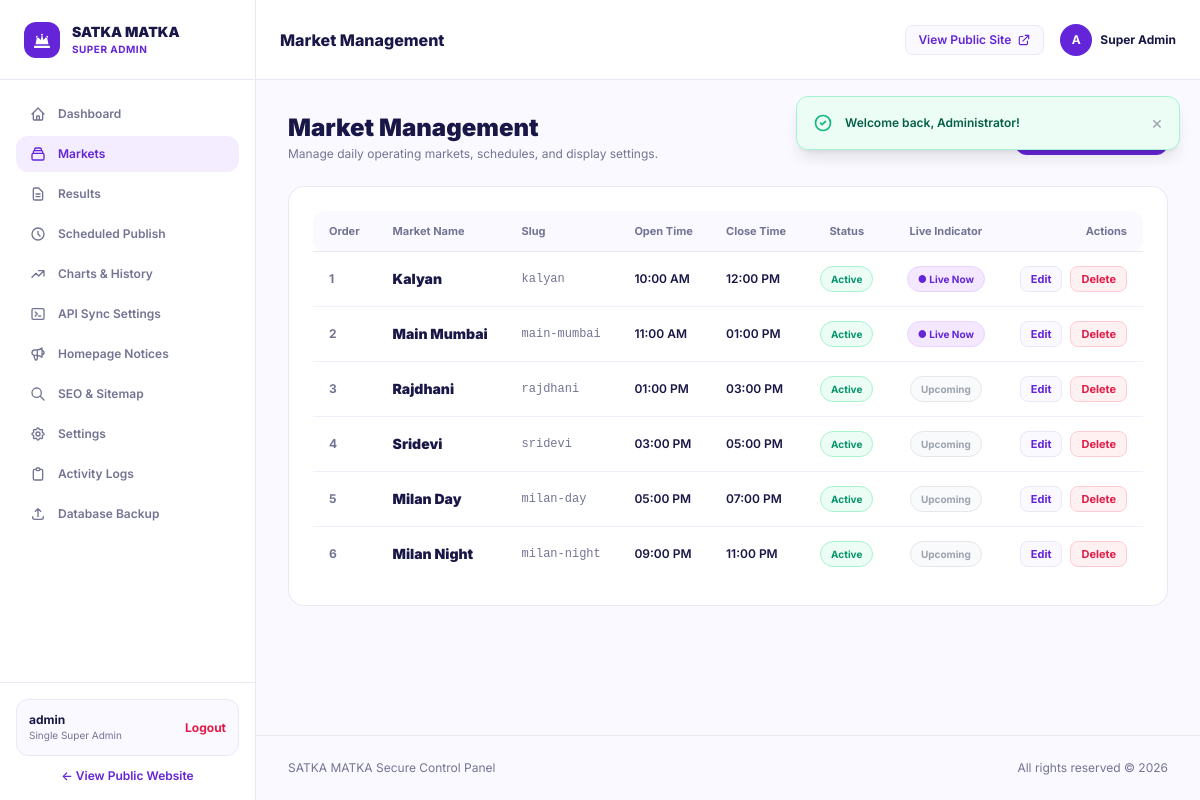
Page /admin/markets/index.php (signed in) on the committed database.
### tables this page shows
CREATE TABLE IF NOT EXISTS markets (
    id INT AUTO_INCREMENT PRIMARY KEY,
    name VARCHAR(100) NOT NULL,
    slug VARCHAR(120) NOT NULL UNIQUE,
    open_time VARCHAR(20) NOT NULL,
    close_time VARCHAR(20) NOT NULL,
    status VARCHAR(20) NOT NULL DEFAULT 'active',
    is_live TINYINT(1) NOT NULL DEFAULT 0,
    is_featured TINYINT(1) NOT NULL DEFAULT 1,
    display_order INT NOT NULL DEFAULT 0,
    seo_title VARCHAR(255) NULL,
    seo_description TEXT NULL,
    created_at DATETIME NOT NULL DEFAULT CURRENT_TIMESTAMP,
    updated_at DATETIME NOT NULL DEFAULT CURRENT_TIMESTAMP ON UPDATE CURRENT_TIMESTAMP
);

### app/models/Market.php (called while the page is built, shortened)
<?php
class Market {
    public static function all(string $status = ''): array {
        $pdo = Database::getConnection();
        if ($status) {
            $stmt = $pdo->prepare("SELECT * FROM markets WHERE status = ? ORDER BY display_order ASC, id ASC");
            $stmt->execute([$status]);
        } else {
            $stmt = $pdo->query("SELECT * FROM markets ORDER BY display_order ASC, id ASC");
        }
        return $stmt->fetchAll();
    }
}

### app/helpers/security.php (called while the page is built, shortened)
<?php
function e(?string $value): string {
    return htmlspecialchars($value ?? '', ENT_QUOTES | ENT_SUBSTITUTE, 'UTF-8');
}

### admin/markets/index.php (the view, shortened to what this page needs)
<?php
$markets = Market::all();
require __DIR__ . '/../includes/head.php';
require __DIR__ . '/../includes/sidebar.php';
?>
<div class="flex-1 flex flex-col min-w-0">
  <?php require __DIR__ . '/../includes/header.php'; ?>
  <?php require __DIR__ . '/../../includes/flash-message.php'; ?>
  <main class="p-6 sm:p-8 space-y-6 flex-1">
    <div class="flex flex-col sm:flex-row sm:items-center justify-between gap-4">
      <div>
        <h1 class="text-2xl font-black text-[#191747]">Market Management</h1>
        <p class="text-xs text-[#737493] mt-0.5">Manage daily operating markets, schedules, and display settings.</p>
      </div>
      <a href="/admin/markets/create.php" class="px-4 py-2.5 rounded-xl bg-[#6425D9] hover:bg-[#521ec2] text-white text-xs font-bold flex items-center gap-2 shadow-xs transition w-fit">
        <span>Add New Market</span>
      </a>
    </div>
    <div class="bg-white rounded-2xl border border-[#EAE8F5] p-6 shadow-xs overflow-hidden">
      <div class="overflow-x-auto">
        <table class="w-full text-left text-xs">
          <thead>
            <tr class="text-[#737493] border-b border-[#EAE8F5] text-[11px] bg-[#FAF9FF]">
              <th class="py-3 px-4 font-bold rounded-l-xl">Order</th>
              <th class="py-3 px-4 font-bold">Market Name</th>
              <th class="py-3 px-4 font-bold">Slug</th>
              <th class="py-3 px-4 font-bold">Open Time</th>
              <th class="py-3 px-4 font-bold">Close Time</th>
              <th class="py-3 px-4 font-bold text-center">Status</th>
              <th class="py-3 px-4 font-bold text-center">Live Indicator</th>
              <th class="py-3 px-4 font-bold text-right rounded-r-xl">Actions</th>
            </tr>
          </thead>
          <tbody class="divide-y divide-[#F3EDFF] text-[#191747]">
            <?php foreach ($markets as $m): ?>
              <tr class="hover:bg-[#FAF9FF] transition">
                <td class="py-3.5 px-4 font-bold text-[#737493]"><?= e($m['display_order']) ?></td>
                <td class="py-3.5 px-4 font-black text-sm"><?= e($m['name']) ?></td>
                <td class="py-3.5 px-4 text-[#737493] font-mono"><?= e($m['slug']) ?></td>
                <td class="py-3.5 px-4 font-semibold"><?= e($m['open_time']) ?></td>
                <td class="py-3.5 px-4 font-semibold"><?= e($m['close_time']) ?></td>
                <td class="py-3.5 px-4 text-center">
                  <a href="/admin/markets/status.php?id=<?= $m['id'] ?>&toggle=status" class="inline-block px-2.5 py-1 rounded-full text-[10px] font-bold <?= $m['status'] === 'active' ? 'bg-emerald-50 text-emerald-600 border border-emerald-200' : 'bg-gray-100 text-gray-500 border border-gray-200' ?>">
                    <?= ucfirst($m['status']) ?>
                  </a>
                </td>
                <td class="py-3.5 px-4 text-center">
                  <a href="/admin/markets/status.php?id=<?= $m['id'] ?>&toggle=live" class="inline-block px-2.5 py-1 rounded-full text-[10px] font-bold <?= !empty($m['is_live']) ? 'bg-purple-100 text-[#6425D9] border border-purple-200' : 'bg-gray-50 text-gray-400 border border-gray-200' ?>">
                    <?= !empty($m['is_live']) ? '● Live Now' : 'Upcoming' ?>
                  </a>
                </td>
                <td class="py-3.5 px-4 text-right">
                  <div class="flex items-center justify-end space-x-2">
                    <a href="/admin/markets/edit.php?id=<?= $m['id'] ?>" class="px-2.5 py-1 rounded-lg bg-[#FAF9FF] border border-[#EAE8F5] text-[#6425D9] font-bold text-[11px] hover:bg-[#F3EDFF]">
                      Edit
                    </a>
                    <form action="/admin/markets/delete.php" method="POST" onsubmit="return confirm('Are you sure you want to delete this market and its associated results?');" class="inline">
                      <button type="submit" class="px-2.5 py-1 rounded-lg bg-rose-50 border border-rose-200 text-rose-600 font-bold text-[11px] hover:bg-rose-100">
                        Delete
                      </button>
                    </form>
                  </div>
                </td>
              </tr>
            <?php endforeach; ?>
          </tbody>
        </table>
      </div>
    </div>
  </main>
  <?php require __DIR__ . '/../includes/footer.php'; ?>

### assets/css/app.css (style rules this page uses)
:root { --primary-purple: #6425D9; --deep-purple: #35156F; --light-purple: #F3EDFF; --main-bg: #FFFFFF; --soft-bg: #FAF9FF; --primary-text: #191747; --secondary-text: #737493; --border-color: #EAE8F5; --success-green: #16A779; }
body { font-family: 'Inter', -apple-system, BlinkMacSystemFont, 'Segoe UI', Roboto, Helvetica, Arial, sans-serif; color: var(--primary-text); background-color: var(--soft-bg); -webkit-font-smoothing: antialiased; }

### rows in the picture
markets: display_order "1", name "Kalyan", slug "kalyan", open_time "10:00 AM", close_time "12:00 PM", status "Active", is_live "● Live Now"
markets: display_order "2", name "Main Mumbai", slug "main-mumbai", open_time "11:00 AM", close_time "01:00 PM", status "Active", is_live "● Live Now"
markets: display_order "3", name "Rajdhani", slug "rajdhani", open_time "01:00 PM", close_time "03:00 PM", status "Active", is_live "Upcoming"
markets: display_order "4", name "Sridevi", slug "sridevi", open_time "03:00 PM", close_time "05:00 PM", status "Active", is_live "Upcoming"
markets: display_order "5", name "Milan Day", slug "milan-day", open_time "05:00 PM", close_time "07:00 PM", status "Active", is_live "Upcoming"
markets: display_order "6", name "Milan Night", slug "milan-night", open_time "09:00 PM", close_time "11:00 PM", status "Active", is_live "Upcoming"

### other values in the picture
$pageTitle "Market Management"
$f['message'] "Welcome back, Administrator!"
